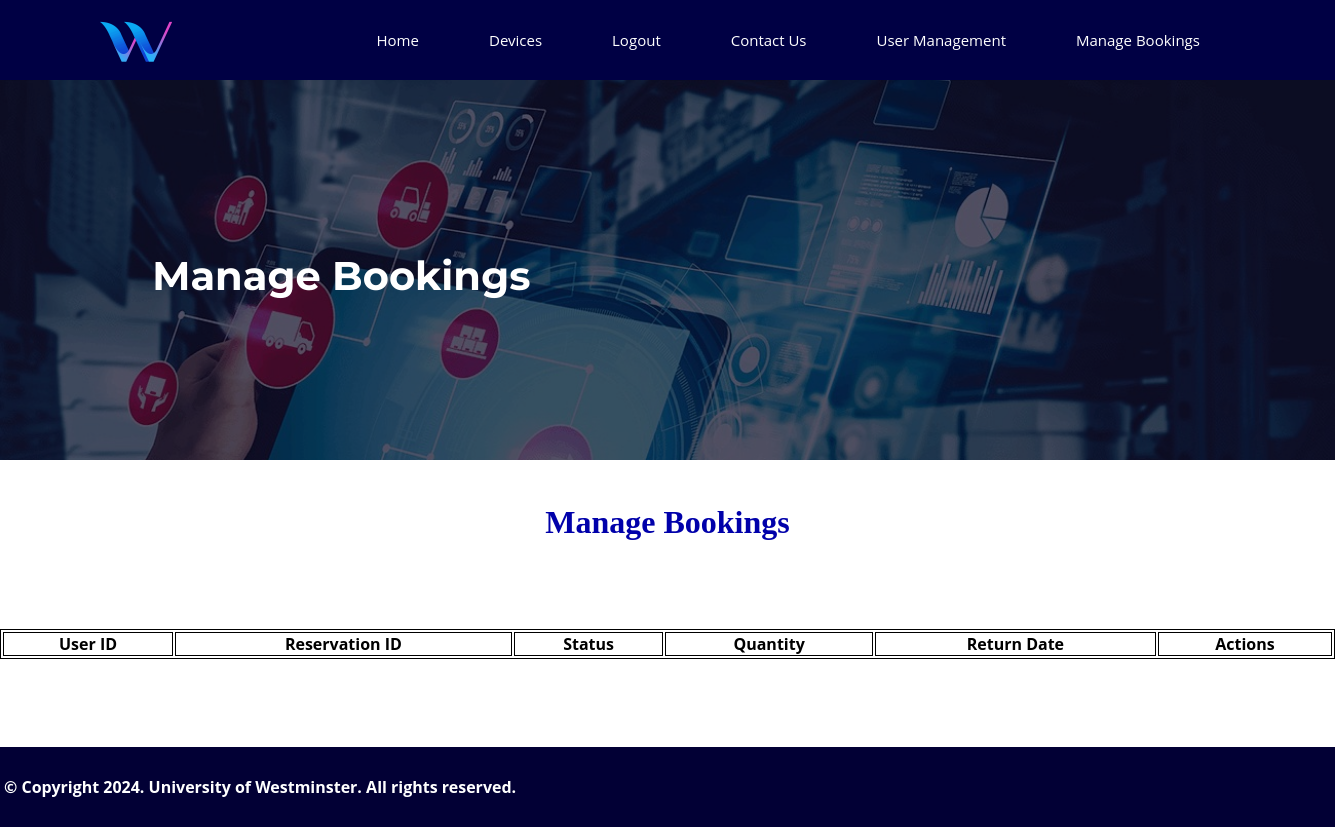
Before: /manageBookings/ with the older database file.
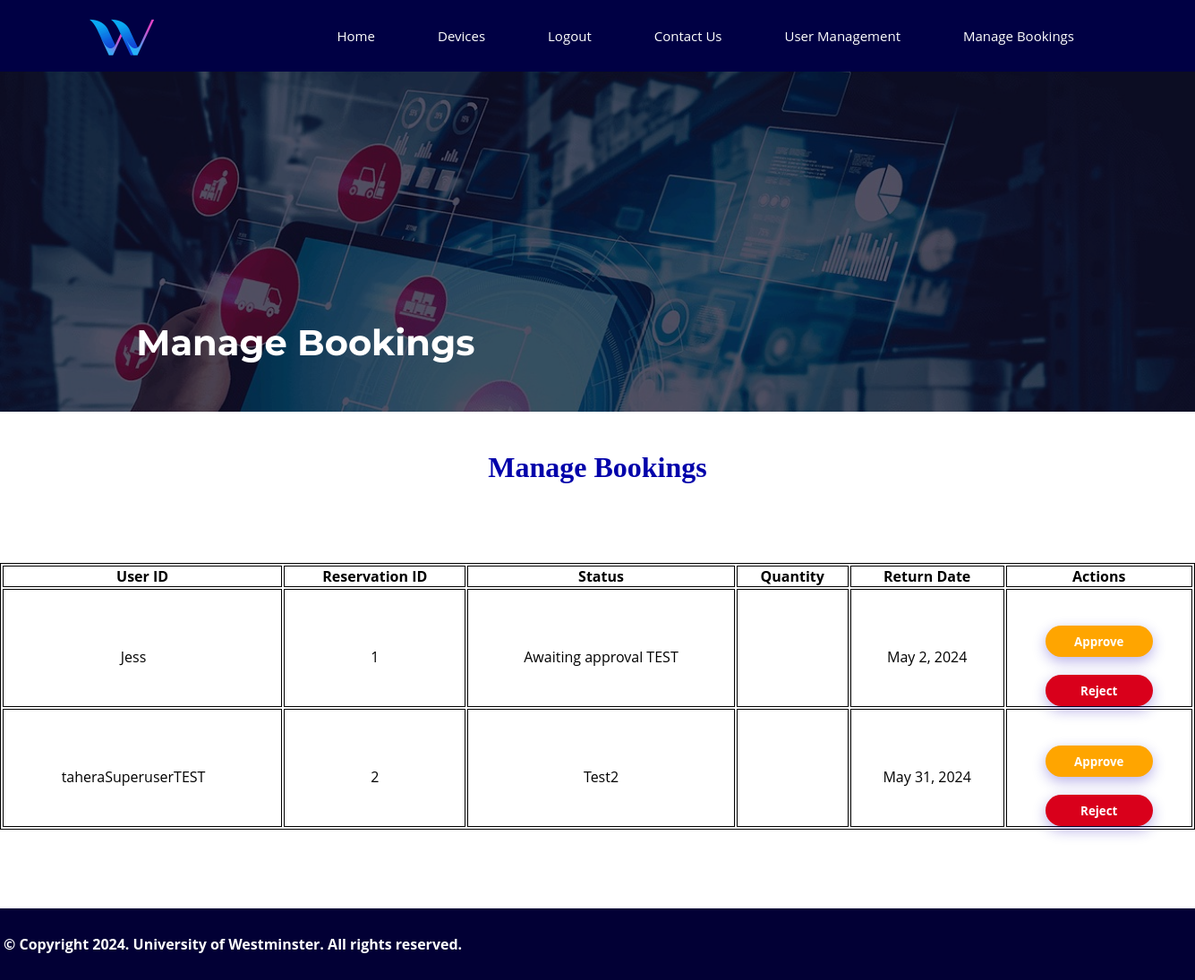
After: the same page with the newer database file.
### AppOneSDG/models.py (models this page shows, shortened)
class Reservation(models.Model):
    reservationId       = models.AutoField(verbose_name='Reservation ID', primary_key=True)
    reservationStatus   = models.CharField(verbose_name='Status of reservation', max_length=100)
    reservationDate     = models.DateField(verbose_name='Date of reservation')
    returnDate          = models.DateField(verbose_name='Return date for reservation')
    reservationNotes    = models.TextField(verbose_name='Notes about reservation', blank=True)
    userId              = models.ForeignKey(User, related_name='users_who_place_reservations', on_delete=models.CASCADE, null=False, verbose_name='Corresponding user ID')
    adminUserId         = models.ForeignKey(Admin, related_name='admins_who_approve_reservations', on_delete=models.CASCADE, null=True, verbose_name='Corresponding admin ID')
    equipId             = models.ForeignKey(Equipment, related_name='equipments_that_are_reserved', on_delete=models.CASCADE, null=False, verbose_name='Corresponding equipment ID')

class User(AbstractBaseUser):
    userId              = models.AutoField(verbose_name="User ID", primary_key=True)
    firstName           = models.CharField(verbose_name="First name", max_length=100)
    lastName            = models.CharField(verbose_name="Last name", max_length=100)
    username            = models.CharField(verbose_name="Username", max_length=100, unique=True)
    email               = models.EmailField(verbose_name="Email address", max_length=100, unique=True)
    contactNumber       = models.CharField(verbose_name="Contact number", max_length=100)
    emergencyContact    = models.CharField(verbose_name="Emergency contact", max_length=100)
    date_joined         = models.DateTimeField(verbose_name='Date joined', auto_now_add=True)
    last_login          = models.DateTimeField(verbose_name='Last login', auto_now=True)
    is_admin            = models.BooleanField(default=False)
    is_active           = models.BooleanField(default=True)
    is_staff            = models.BooleanField(default=False)
    is_superuser        = models.BooleanField(default=False)
    USERNAME_FIELD = 'email'
    REQUIRED_FIELDS = ['firstName', 'lastName', 'contactNumber', 'username']
    objects = MyUserManager()
    def __str__(self):
        return self.username

### AppOneSDG/views.py (the view)
# urls.py: path('manageBookings/', views.manageBookings, name='manageBookings'),
def manageBookings(request):
    reservationsToApprove = Reservation.objects.all()
    context = {'reservationsToApprove' : reservationsToApprove}
    return render(request, "manageBookings.html", context)

### AppOneSDG/templates/manageBookings.html (shortened to what this page needs)
{% extends 'main_admin.html' %}
{% block extra_css %}
    <link rel="stylesheet" type="text/CSS" href="/static/AppOneSDG/mystylesheetSDG.css">
    <link rel="stylesheet" type="text/CSS" href="/static/AppOneSDG/contact-us.css">
{% endblock extra_css %}
{% block contentBody %}
<div class = "wrapper">
<div class = "overlay">
<div class = "text">
<h1 id = "intro">Manage Bookings </h1>
</div>
</div>
</div>
<br>
<br>
<h1 class = "title">Manage Bookings</h1>
<br><br><br><br>
<table style = "width:100%" id = "currentBooking">
<tr>
<th>User ID</th>
<th>Reservation ID</th>
<th>Status</th>
<th> Quantity</th>
<th> Return Date </th>
<th> Actions </th>
</tr>
{% for reservation in reservationsToApprove %}
<tr>
    <td>{{reservation.userId}}</td>
    <td>{{reservation.reservationId}}</td>
    <td>{{reservation.reservationStatus}}</td>
    <td></td>
    <td>{{reservation.returnDate}}</td>
    <td>
        <button class = "bookingApprove" style = "background:orange;font-weight:bold;">Approve</button>
        <br>
        <button id = "bookingCancellation">Reject </button>
    </td>
</tr>
{% endfor %}
</table>
<br><br><br><br>
{% endblock contentBody %}

### templates/main_admin.html (shortened to what this page needs)
{% load static %}
<!DOCTYPE html>
<html lang="en">
<head>
    <link rel="stylesheet" type="text/CSS" href="/static/AppOneSDG/mystylesheetSDG.css">
    <link
        rel="stylesheet"
        href="https://cdnjs.cloudflare.com/ajax/libs/font-awesome/6.5.2/css/all.min.css"
    >
    {% block extra_css %}{% endblock extra_css %}
</head>
<body>
    <header>
        {% include 'navbar_admin.html' %}
    </header>
    {% block contentBody %}{% endblock contentBody %}
    <footer>
        <p>&copy; Copyright 2024. University of Westminster. All rights reserved.</p>
    </footer>
</body>
</html>

### templates/navbar_admin.html (shortened to what this page needs)
<div id="navLogo">
    <a href="/">
        <img src="/static/AppOneSDG/WLogo.png" alt="WLogo">
    </a>
</div>
<nav class="navLinks">
    <ul>
        <li><a href="/">Home</a></li>
        <li><a href="/devicesInventory/">Devices</a></li>
        <li><a href="/logout/">Logout</a></li>
        <li><a href="/contactus/">Contact Us</a></li>
        <li><a href="/manageUsers/">User Management</a></li>
        <li><a href="/manageBookings/">Manage Bookings</a></li>
    </ul>
</nav>

### AppOneSDG/static/AppOneSDG/mystylesheetSDG.css (style rules this page uses)
* { margin: 0; padding: 0; box-sizing: border-box; font-family: 'Open Sans', sans-serif; list-style: none; text-decoration: none; }
body { background: white; }
header { width: 100%; height: 80px; background: #000044; display: flex; align-items: center; justify-content: space-between; padding: 0 100px; }
#navLogo { margin-top: 8px; }
.navLinks ul { display: flex; }
.navLinks ul li a { display: block; color: white; font-size: 15px; padding: 10px 25px; border-radius: 10px; transition: 0.5s; margin: 0 10px; font-weight: 500; text-align: center; }
footer { background: #000044; color: white; padding: 5px 0px; left: 0; bottom: 0; text-align: center; position: absolute; width: 100%; }
.bookingApprove { background:pink; }
footer { background: #000044; color: white; padding: 3px 0px; left: 0; bottom: 0; text-align: center; position: fixed; width: 100%; }
footer p { padding: 4px; }

### AppOneSDG/static/AppOneSDG/contact-us.css (style rules this page uses)
footer { width: 100%; height: 80px; background-color: #020035; display: flex; bottom:0; right:0; left:0; top:0; align-items: center; gap: 50px; color: #fff; font-family: "Montserrat"; position:relative; font-weight:bold; }
.wrapper { background: url("background.jpeg"); display: flex; height: 380px; top: 0px; width: 100%; background-repeat: no-repeat; background-size: cover; }
#intro { position: absolute; top: 40%; left: 51%; width: 99%; height: 200px; transform: translate(-40%, -40%); display:flex; color: white; font-family: "Montserrat"; font-size: 40px; font-weight:bold; }
.title { color: #0000AA; font-weight: bold; text-align: center; font-family: "Arial Black"; font-weight: bold; }
.overlay { display: flex; height: 380px; top: 0px; width: 100%; background-repeat: no-repeat; background-size: cover; background-color: rgba(0,0,0,0.5); }
button { background: #1c00b5; width: 120px; border:none; outline:none; color: #fff; height: 35px; border-radius:30px; margin-top:20px; box-shadow: 0px 5px 15px 0px rgba(28,0,181,0.3); }
tr td:first-child { padding-right: 20px; }
tr td { padding-top:20px; }
#currentBooking { border: 1px solid black; text-align: center; height: 30px; margin:fixed; }
#bookingCancellation { background:#D9001B; color:white; font-weight:bold; }
.bookingApprove { background:pink; }

### AppOneSDG/templates/manageBookings.html (style rules this page uses)
#currentBooking,td,tr,th { border: 1px solid black; }

Changed rows visible on the page:
added Reservation: userId "Jess", reservationId "1", reservationStatus "Awaiting approval TEST", returnDate "May 2, 2024"
added Reservation: userId "taheraSuperuserTEST", reservationId "2", reservationStatus "Test2", returnDate "May 31, 2024"
